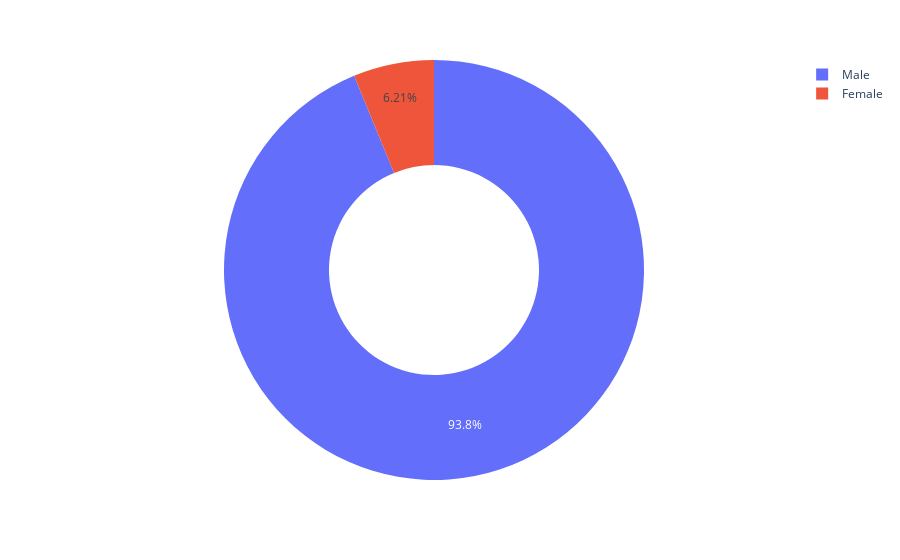

Notebook code cell kept with this figure:
### Code cell
import plotly.express as px
import numpy as np

px.pie(names=np.array(df_data["sex"].value_counts().keys()),
# labels=np.array(df_data["sex"].value_counts().keys()),
       values=df_data["sex"].value_counts().values,
       hole=0.5
       )

### Figure 1 — Plotly figure (JSON) as saved in the notebook; plotly's stock layout.template omitted (floating-point values rounded to 4 significant figures)
{"data": [{"domain": {"x": [0, 1], "y": [0, 1]}, "hole": 0.5, "hovertemplate": "label=%{label}<br>value=%{value}<extra></extra>", "labels": ["Male", "Female"], "legendgroup": "", "name": "", "showlegend": true, "type": "pie", "values": [876, 58]}], "layout": {"legend": {"tracegroupgap": 0}, "margin": {"t": 60}}}
